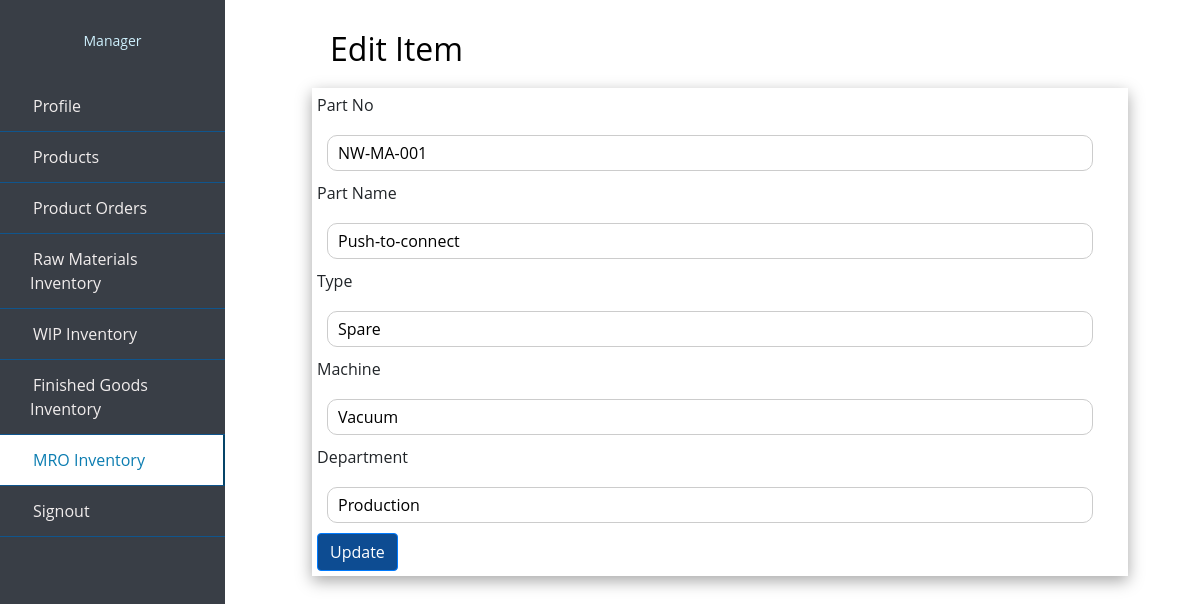
Page /edit_manager_mro.php?editid=NW-MA-001 on the earlier database version.
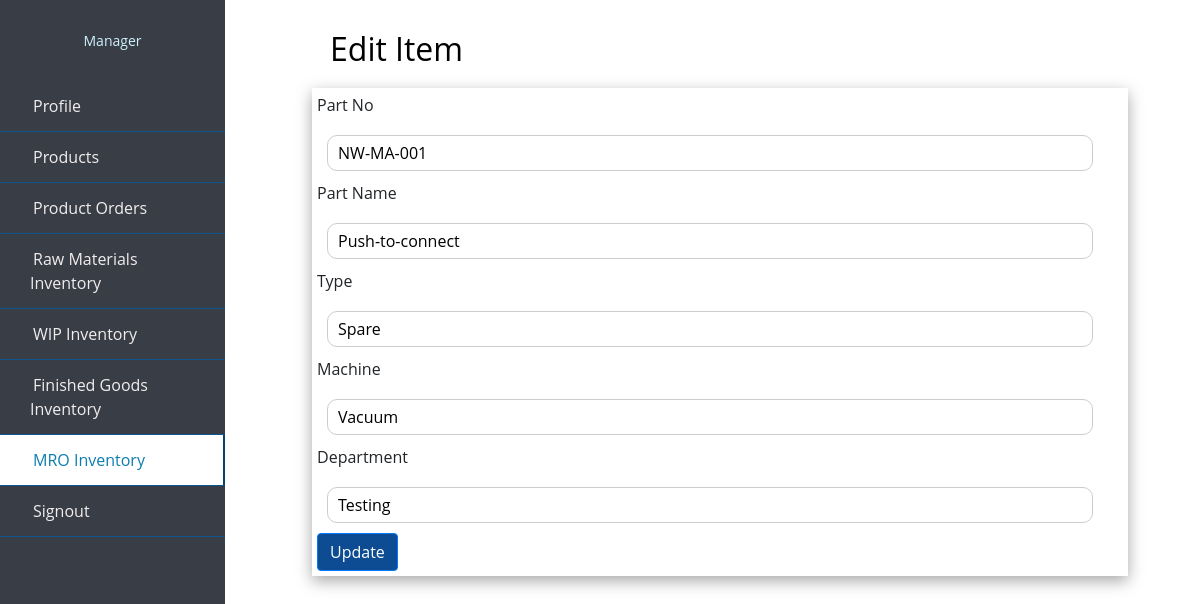
Same page on the later database version.
### tables this page shows
CREATE TABLE `mro` (
  `part_no` varchar(10) NOT NULL,
  `part_name` varchar(100) NOT NULL,
  `type` varchar(50) NOT NULL,
  `machine` varchar(100) NOT NULL,
  `department` varchar(100) NOT NULL
);

### edit_manager_mro.php (the view, shortened to what this page needs)
<?php
include 'partial/dbconnect.php';
if(isset($_GET['editid'])){
$part_no=$_GET['editid'];
$sql="SELECT * FROM `mro` WHERE part_no = '$part_no'";
$result=$conn->query($sql);
$data=$result->fetch_assoc();
}
?>
<!doctype html>
<html lang="en">
  <head>
    <link rel="stylesheet" href="https://stackpath.bootstrapcdn.com/bootstrap/4.4.1/css/bootstrap.min.css">
    <link rel="stylesheet" href="style.css">
    <link rel="stylesheet" href="https://cdn.jsdelivr.net/npm/bootstrap-icons@1.7.2/font/bootstrap-icons.css">
  </head>
  <body>
  <div class="wrapper">
        <div class="sidebar">
            <div class="profile">
            <p>Manager</p>
            </div>
            <ul>
                <li>
                    <a href="manager_profile.php">
                        <span class="item">Profile</span>
                    </a>
                </li>
                <li>
                    <a href="manager_products.php">
                        <span class="item">Products</span>
                    </a>
                </li>
                <li>
                    <a href="manager_porders.php">
                        <span class="item">Product Orders</span>
                    </a>
                </li>
                <li>
                    <a href="manager_rawmaterials.php">
                        <span class="item">Raw Materials Inventory</span>
                    </a>
                </li>
                <li>
                    <a href="manager_wip.php">
                        <span class="item">WIP Inventory</span>
                    </a>
                </li>
                <li>
                    <a href="manager_finishedg.php"  >
                        <span class="item">Finished Goods Inventory</span>
                    </a>
                </li>
                <li>
                    <a href="manager_mro.php" class="active">
                        <span class="item">MRO Inventory</span>
                    </a>
                </li>
                <li>
                        <a href="/project/logout.php"><span class="item">Signout</span></a>
                </li>
  </ul>
       </div>
</div>
<div class="content">
<h2 class="heading"> Edit Item</h2>
<div class="box">
<div>
  <form action="manager_modify_mro.php?editid=<?= $part_no ?>" method="post">
  <label>Part No</label>
    <input type="text"  name="part_no" placeholder="part no" value="<?= $data['part_no']?>">
    <br>
    <label>Part Name</label>
    <input type="text"  name="part_name" placeholder="part name" value="<?= $data['part_name']?>">
    <br>
    <label>Type</label><br>
    <input type="text"  name="type" placeholder="type" value="<?= $data['type']?>">
    <br>
    <label>Machine</label>
    <br>
    <input type="text"  name="machine" placeholder="machine" value="<?= $data['machine']?>">
    <br>
    <label>Department</label>
    <br>
    <input type="text"  name="department" placeholder="department" value="<?= $data['department']?>">
    <button type="submit" class="btn btn-primary" name="update">Update</button>
  </form>
  </div>
</div>
</div>
</body>
</html>

Differences in the rows shown:
changed mro "NW-MA-001": department "Production" → "Testing"
